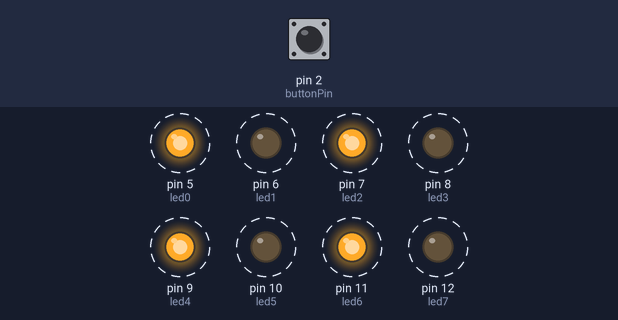
Simulated run of this sketch. Board: Arduino Uno, built with avr-gcc and run on an emulated ATmega328P. Shown: output pins drawn as LEDs (lit = HIGH). Dashed ring = blinking. The test bench sets the inputs (shaded band); at power-on: pin 2 (buttonPin) LOW.

Above: at 2.8 s.
2.9 s: pin 2 (buttonPin) pulled HIGH for 1.2 s
At 3.4 s:
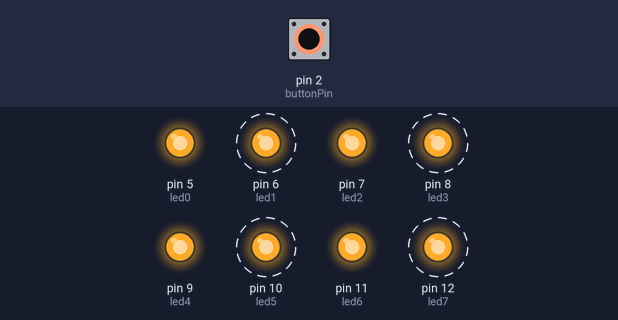
6.4 s: pin 2 (buttonPin) pulled HIGH for 3.2 s
At 10.4 s:
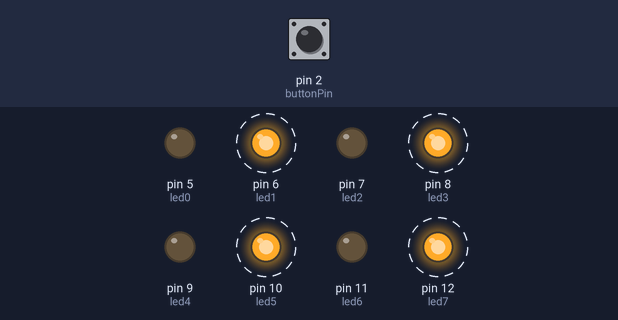
Timing chart, 0 to 17.1 s (numbered marks = the images above; inputs shaded):
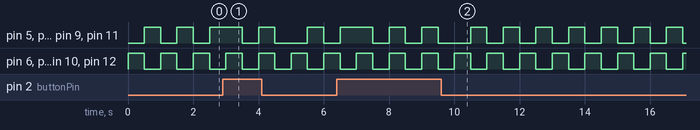

The sketch:

prog03.ino
```cpp
/**********************************************************************************
**                                                                               **
**                              Array de 8 LEDs                                  **
**                                                                               **
**                                                                               **
**********************************************************************************/
//********** Includes *************************************************************
//********** Variables ************************************************************
const int led0 = 5;          // donar nom al pin 5 de l’Arduino
const int led1 = 6;          // donar nom al pin 6 de l’Arduino
const int led2 = 7;          // donar nom al pin 7 de l’Arduino
const int led3 = 8;          // donar nom al pin 8 de l’Arduino
const int led4 = 9;          // donar nom al pin 9 de l’Arduino
const int led5 = 10;         // donar nom al pin 10 de l’Arduino
const int led6 = 11;         // donar nom al pin 11 de l’Arduino
const int led7 = 12;         // donar nom al pin 12 de l’Arduino
const int buttonPin = 2;     // donar nom al pin 2 de l’Arduino
int estado = 0;
//********** Setup ****************************************************************
void setup()
{
  pinMode(led0, OUTPUT);     // definir el pin 5 com una sortida
  pinMode(led1, OUTPUT);     // definir el pin 6 com una sortida
  pinMode(led2, OUTPUT);     // definir el pin 7 com una sortida
  pinMode(led3, OUTPUT);     // definir el pin 8 com una sortida
  pinMode(led4, OUTPUT);     // definir el pin 9 com una sortida
  pinMode(led5, OUTPUT);     // definir el pin 10 com una sortida
  pinMode(led6, OUTPUT);     // definir el pin 11 com una sortida
  pinMode(led7, OUTPUT);     // definir el pin 12 com una sortida
  pinMode(buttonPin, INPUT); // definir el pin 2 com una entrada
}
//********** Loop *****************************************************************
void loop()
{
  estado = digitalRead(buttonPin);
  if (estado == HIGH) {
  digitalWrite(led0, HIGH);    // posar a 5V el pin 5
  digitalWrite(led1, HIGH);    // posar a 5V el pin 6
  digitalWrite(led2, HIGH);    // posar a 5V el pin 7
  digitalWrite(led3, HIGH);    // posar a 5V el pin 8
  digitalWrite(led4, HIGH);    // posar a 5V el pin 9
  digitalWrite(led5, HIGH);    // posar a 5V el pin 10
  digitalWrite(led6, HIGH);    // posar a 5V el pin 11
  digitalWrite(led7, HIGH);    // posar a 5V el pin 12

  delay(500);                  // es queden leds 500ms encesos

  digitalWrite(led0, LOW);     // posar a 0V el pin 5
  digitalWrite(led1, LOW);     // posar a 0V el pin 6
  digitalWrite(led2, LOW);     // posar a 0V el pin 7
  digitalWrite(led3, LOW);     // posar a 0V el pin 8
  digitalWrite(led4, LOW);     // posar a 0V el pin 9
  digitalWrite(led5, LOW);     // posar a 0V el pin 10
  digitalWrite(led6, LOW);     // posar a 0V el pin 11
  digitalWrite(led7, LOW);     // posar a 0V el pin 12

  delay(500);                  // es queden leds 500ms apagats


  }
  else
  {
  digitalWrite(led0, LOW);    // posar a 5V el pin 5
  digitalWrite(led1, HIGH);    // posar a 5V el pin 6
  digitalWrite(led2, LOW);    // posar a 5V el pin 7
  digitalWrite(led3, HIGH);    // posar a 5V el pin 8
  digitalWrite(led4, LOW);    // posar a 5V el pin 9
  digitalWrite(led5, HIGH);    // posar a 5V el pin 10
  digitalWrite(led6, LOW);    // posar a 5V el pin 11
  digitalWrite(led7, HIGH);    // posar a 5V el pin 12

  delay(500);                  // es queden leds 500ms encesos

  digitalWrite(led0, HIGH);     // posar a 0V el pin 5
  digitalWrite(led1, LOW);     // posar a 0V el pin 6
  digitalWrite(led2, HIGH);     // posar a 0V el pin 7
  digitalWrite(led3, LOW);     // posar a 0V el pin 8
  digitalWrite(led4, HIGH);     // posar a 0V el pin 9
  digitalWrite(led5, LOW);     // posar a 0V el pin 10
  digitalWrite(led6, HIGH);     // posar a 0V el pin 11
  digitalWrite(led7, LOW);     // posar a 0V el pin 12

  delay(500);                  // es queden leds 500ms apagats
}


          }

//********** Funcions *************************************************************
```

Measured:
- by itself, pin 6 (led1), pin 8 (led3), pin 10 (led5), pin 12 (led7): alternates HIGH for 0.50 s and LOW for 0.50 s
